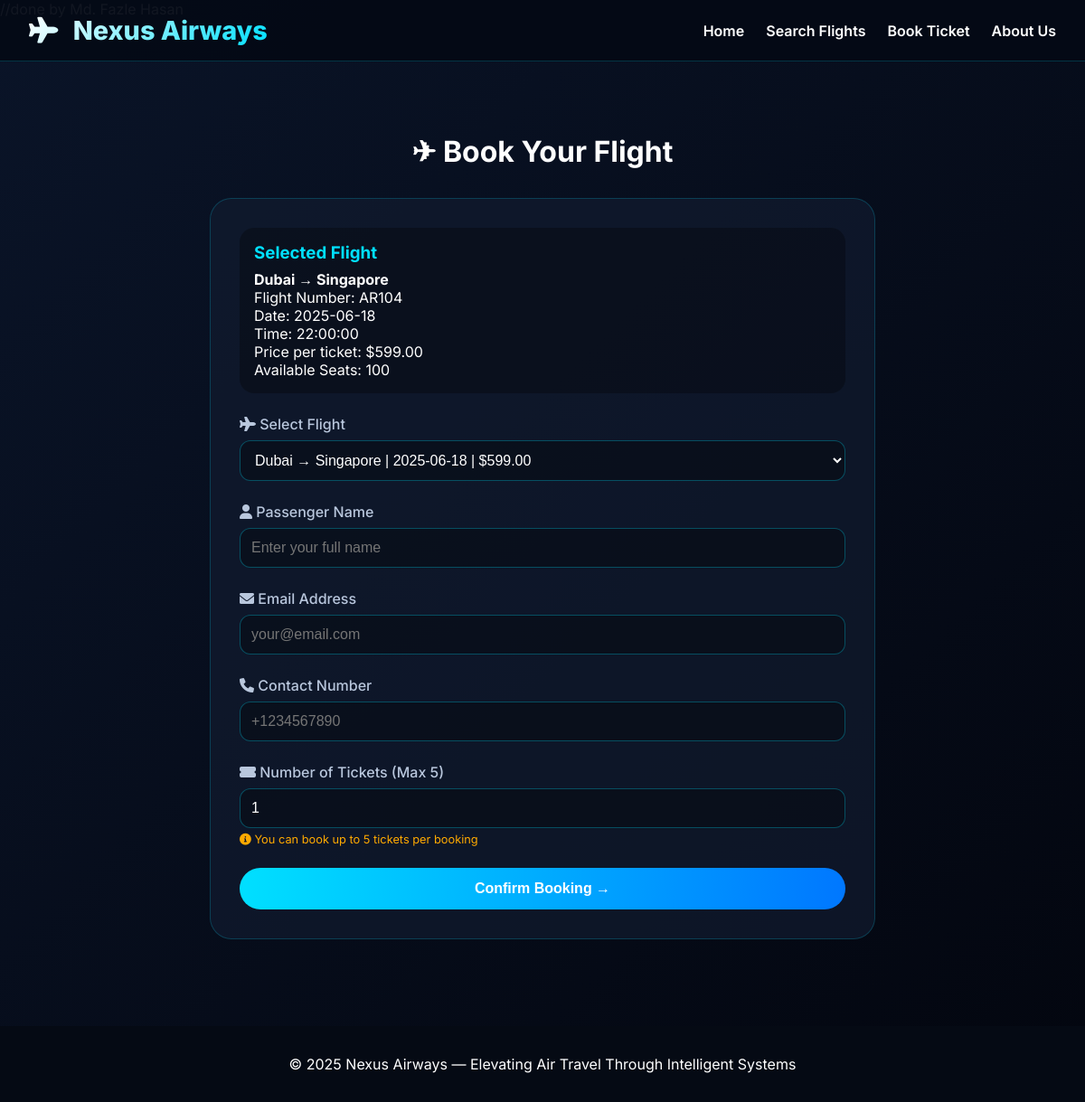
The app's page /booking.php?flight_id=4 with its own data.
### tables this page shows
CREATE TABLE flights (
    id INT(11) NOT NULL AUTO_INCREMENT,
    flight_number VARCHAR(20) NOT NULL,
    origin VARCHAR(100) NOT NULL,
    destination VARCHAR(100) NOT NULL,
    departure_date DATE NOT NULL,
    departure_time TIME NOT NULL,
    price DECIMAL(10,2) NOT NULL,
    seats_available INT(11) DEFAULT 100,
    PRIMARY KEY (id)
);

### booking.php (the view, shortened to what this page needs)
<?php
$conn = new mysqli("localhost", "root", "", "AR");
$selectedFlight = null;
$success = false;
$booking_ref = '';
$total_price = 0;
$flight_data = null;
$passenger_name_saved = '';
$num_tickets_saved = 0;
if(isset($_GET['flight_id'])) {
    $flight_id = $_GET['flight_id'];
    $result = $conn->query("SELECT * FROM flights WHERE id = $flight_id");
    if($result && $result->num_rows > 0) {
        $selectedFlight = $result->fetch_assoc();
    }
}
?>
<!DOCTYPE html>
<html lang="en">
<head>
    <link rel="stylesheet" href="https://cdnjs.cloudflare.com/ajax/libs/font-awesome/6.0.0-beta3/css/all.min.css">
</head>
<body>
<nav class="navbar">
    <div class="nav-container">
        <a href="index.php" class="logo">
            <i class="fas fa-plane"></i> Nexus Airways
        </a>
        <div class="nav-links">
            <a href="index.php">Home</a>
            <a href="search.php">Search Flights</a>
            <a href="booking.php">Book Ticket</a>
            <a href="about.php">About Us</a>
        </div>
    </div>
</nav>
<div class="container">
    <h1 style="text-align: center; margin-bottom: 2rem;">✈ Book Your Flight</h1>
    <?php if($success && $flight_data): ?>
        <div class="success">
            <i class="fas fa-check-circle" style="font-size: 3rem; color: #00ff88;"></i>
            <h2>Booking Confirmed!</h2>
            <p><strong>Booking Reference:</strong> <?php echo $booking_ref; ?></p>
            <p><strong>Flight:</strong> <?php echo $flight_data['origin']; ?> → <?php echo $flight_data['destination']; ?></p>
            <p><strong>Date:</strong> <?php echo $flight_data['departure_date']; ?></p>
            <p><strong>Passenger:</strong> <?php echo $passenger_name_saved; ?></p>
            <p><strong>Tickets:</strong> <?php echo $num_tickets_saved; ?></p>
            <p><strong>Total Price:</strong> $<?php echo number_format($total_price, 2); ?></p>
            <br>
            <a href="index.php" style="color: #00e0ff;">← Back to Home</a>
        </div>
    <?php else: ?>
    <div class="booking-card">
            <?php if($selectedFlight): ?>
            <div class="flight-info">
                <h3>Selected Flight</h3>
                <p><strong><?php echo $selectedFlight['origin']; ?> → <?php echo $selectedFlight['destination']; ?></strong></p>
                <p>Flight Number: <?php echo $selectedFlight['flight_number']; ?></p>
                <p>Date: <?php echo $selectedFlight['departure_date']; ?></p>
                <p>Time: <?php echo $selectedFlight['departure_time']; ?></p>
                <p>Price per ticket: $<?php echo $selectedFlight['price']; ?></p>
                <p>Available Seats: <?php echo $selectedFlight['seats_available']; ?></p>
            </div>
            <?php endif; ?>
            <form method="POST" action="booking.php" id="bookingForm" onsubmit="return validateBookingForm()">
                <div class="form-group">
                    <label><i class="fas fa-plane"></i> Select Flight</label>
                    <select name="flight_id" id="flight_id" required>
                        <?php
                        $flightsResult = $conn->query("SELECT * FROM flights");
                        while($flight = $flightsResult->fetch_assoc()):
                        ?>
                            <option value="<?php echo $flight['id']; ?>" <?php echo ($selectedFlight && $selectedFlight['id'] == $flight['id']) ? 'selected' : ''; ?>>
                                <?php echo $flight['origin']; ?> → <?php echo $flight['destination']; ?> | <?php echo $flight['departure_date']; ?> | $<?php echo $flight['price']; ?>
                            </option>
                        <?php endwhile; ?>
                    </select>
                </div>
                <div class="form-group">
                    <label><i class="fas fa-user"></i> Passenger Name</label>
                    <input type="text" name="passenger_name" id="passenger_name" required placeholder="Enter your full name">
                </div>
                <div class="form-group">
                    <label><i class="fas fa-envelope"></i> Email Address</label>
                    <input type="email" name="email" id="email" required placeholder="your@email.com">
                </div>
                <div class="form-group">
                    <label><i class="fas fa-phone"></i> Contact Number</label>
                    <input type="text" name="phone" id="phone" required placeholder="+1234567890">
        </div>
                <div class="form-group">
                    <label><i class="fas fa-ticket-alt"></i> Number of Tickets (Max 5)</label>
                    <input type="number" name="num_tickets" id="num_tickets" min="1" max="5" value="1" required>
                    <div class="ticket-limit">
                        <i class="fas fa-info-circle"></i> You can book up to 5 tickets per booking
                    </div>
                </div>
        <button type="submit" name="book_ticket" class="btn-submit">Confirm Booking →</button>
            </form>
        </div>
    <?php endif; ?>
</div>
<footer>
    <p>© 2025 Nexus Airways — Elevating Air Travel Through Intelligent Systems</p>
</footer>
</body>
</html>

### booking.php (style rules this page uses)
* { margin: 0; padding: 0; box-sizing: border-box; }
body { font-family: 'Inter', sans-serif; background: linear-gradient(135deg, #0a1428 0%, #03060f 100%); color: white; }
.navbar { position: fixed; top: 0; width: 100%; background: rgba(5, 10, 22, 0.95); padding: 1rem 2rem; z-index: 1000; border-bottom: 1px solid rgba(0, 224, 255, 0.2); }
.nav-container { max-width: 1400px; margin: 0 auto; display: flex; justify-content: space-between; align-items: center; flex-wrap: wrap; gap: 1rem; }
.logo { font-size: 1.8rem; font-weight: 800; background: linear-gradient(135deg, #FFFFFF, #00e0ff); -webkit-background-clip: text; background-clip: text; color: transparent; text-decoration: none; transition: transform 0.3s; display: inline-block; }
.logo i { margin-right: 10px; }
.nav-links { display: flex; gap: 1.5rem; flex-wrap: wrap; }
.nav-links a { color: white; text-decoration: none; font-weight: 600; transition: 0.3s; position: relative; }
.nav-links a::after { content: ''; position: absolute; bottom: -5px; left: 0; width: 0; height: 2px; background: #00e0ff; transition: width 0.3s; }
.container { max-width: 800px; margin: 0 auto; padding: 8rem 2rem 4rem; }
.booking-card { background: rgba(18, 28, 48, 0.7); border-radius: 24px; padding: 2rem; border: 1px solid rgba(0,224,255,0.2); transition: all 0.3s; animation: fadeInUp 0.6s ease; }
.flight-info { background: rgba(0,0,0,0.3); padding: 1rem; border-radius: 16px; margin-bottom: 1.5rem; transition: all 0.3s; }
.flight-info h3 { color: #00e0ff; margin-bottom: 0.5rem; }
.form-group { margin-bottom: 1.5rem; }
.form-group label { display: block; margin-bottom: 0.5rem; color: #b9c7dd; font-weight: 500; }
.form-group input, .form-group select { width: 100%; padding: 12px; background: rgba(0,0,0,0.3); border: 1px solid rgba(0,224,255,0.3); border-radius: 12px; color: white; font-size: 1rem; transition: all 0.3s; }
.btn-submit { width: 100%; padding: 14px; background: linear-gradient(95deg, #00e0ff, #0077ff); border: none; border-radius: 40px; color: white; font-weight: 700; font-size: 1rem; cursor: pointer; transition: all 0.3s; }
.ticket-limit { font-size: 0.8rem; color: #ffaa00; margin-top: 0.3rem; }
footer { background: #050a14; padding: 2rem; text-align: center; margin-top: 2rem; }

### records on screen
flights: origin "Dubai", destination "Singapore", flight_number "AR104", departure_date "2025-06-18", departure_time "22:00:00", price "599.00", seats_available "100"

### other values on screen
form field flight_id "Dubai → Singapore | 2025-06-18 | $599.00"
